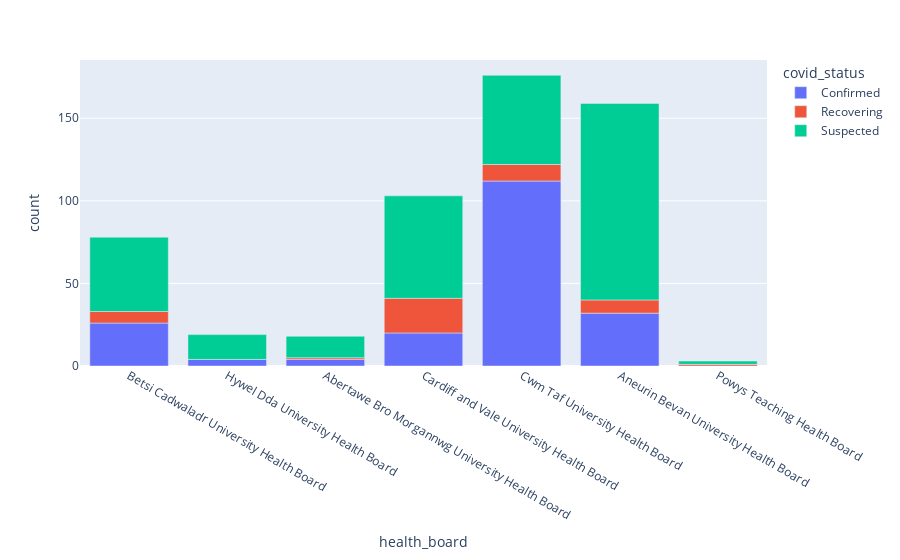

Notebook code cell kept with this figure:
### Code cell
fig = px.bar(hosps_ld[hosps_ld['date'] == dt.datetime.strptime('2020-10-01', '%Y-%m-%d')],
            x = 'health_board', y = 'count', color = 'covid_status')
fig.show()

### Figure 1 — Plotly figure (JSON) as saved in the notebook; plotly's stock layout.template omitted (floating-point values rounded to 4 significant figures)
{"data": [{"alignmentgroup": "True", "hovertemplate": "covid_status=Confirmed<br>health_board=%{x}<br>count=%{y}<extra></extra>", "legendgroup": "Confirmed", "marker": {"color": "#636efa"}, "name": "Confirmed", "offsetgroup": "Confirmed", "orientation": "v", "showlegend": true, "textposition": "auto", "type": "bar", "x": ["Betsi Cadwaladr University Health Board", "Hywel Dda University Health Board", "Abertawe Bro Morgannwg University Health Board", "Cardiff and Vale University Health Board", "Cwm Taf University Health Board", "Aneurin Bevan University Health Board", "Powys Teaching Health Board"], "xaxis": "x", "y": [26, 4, 4, 20, 112, 32, 0], "yaxis": "y"}, {"alignmentgroup": "True", "hovertemplate": "covid_status=Recovering<br>health_board=%{x}<br>count=%{y}<extra></extra>", "legendgroup": "Recovering", "marker": {"color": "#EF553B"}, "name": "Recovering", "offsetgroup": "Recovering", "orientation": "v", "showlegend": true, "textposition": "auto", "type": "bar", "x": ["Betsi Cadwaladr University Health Board", "Hywel Dda University Health Board", "Abertawe Bro Morgannwg University Health Board", "Cardiff and Vale University Health Board", "Cwm Taf University Health Board", "Aneurin Bevan University Health Board", "Powys Teaching Health Board"], "xaxis": "x", "y": [7, 0, 1, 21, 10, 8, 1], "yaxis": "y"}, {"alignmentgroup": "True", "hovertemplate": "covid_status=Suspected<br>health_board=%{x}<br>count=%{y}<extra></extra>", "legendgroup": "Suspected", "marker": {"color": "#00cc96"}, "name": "Suspected", "offsetgroup": "Suspected", "orientation": "v", "showlegend": true, "textposition": "auto", "type": "bar", "x": ["Betsi Cadwaladr University Health Board", "Hywel Dda University Health Board", "Abertawe Bro Morgannwg University Health Board", "Cardiff and Vale University Health Board", "Cwm Taf University Health Board", "Aneurin Bevan University Health Board", "Powys Teaching Health Board"], "xaxis": "x", "y": [45, 15, 13, 62, 54, 119, 2], "yaxis": "y"}], "layout": {"barmode": "relative", "legend": {"title": {"text": "covid_status"}, "tracegroupgap": 0}, "margin": {"t": 60}, "xaxis": {"anchor": "y", "domain": [0, 1], "title": {"text": "health_board"}}, "yaxis": {"anchor": "x", "domain": [0, 1], "title": {"text": "count"}}}}
